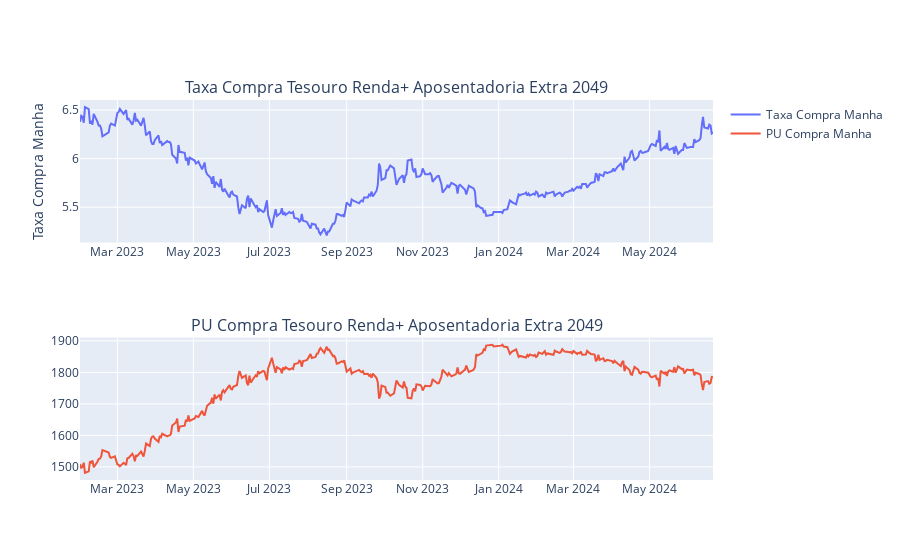

The code cell stored with this chart in its notebook:
### Code cell
# prompt: use widgets to allow the user to select the options from the dictionary unique_combinations above. the first input allow the user to select the key, and the second input to select one of the values of that key

from ipywidgets import Dropdown, HBox, VBox
from IPython.display import clear_output


# Create a dropdown for the first level of keys
key_dropdown = Dropdown(
    options=list(unique_combinations.keys() ),
    description='Tipo Titulo:',
)

# Create a dropdown for the second level of values
value_dropdown = Dropdown(
    options=[],
    description='Data Vencimento:',
)

# Update the second dropdown based on the selected key
def update_value_dropdown(change):
    selected_key = change.new
    value_dropdown.options = unique_combinations[selected_key]

# Connect the two dropdowns
key_dropdown.observe(update_value_dropdown, names='value')

# Connect the two dropdowns
key_dropdown.observe(update_value_dropdown, names='value')

#@outw.capture(clear_output=True)
def update_vcto(change):
    selected_value = value_dropdown.value
    if selected_value is not None:
      fig = get_chart(key_dropdown.value, selected_value)
      #outw.append_display_data(vb)
      clear_output(wait=True)
      display(vb)
      fig.show()
      
# Connect the two dropdowns
value_dropdown.observe(update_vcto, names='value')

# Display the dropdowns
vb = VBox([key_dropdown, value_dropdown])
vb

### Figure 1 — Plotly figure (JSON) as saved in the notebook; plotly's stock layout.template omitted (floating-point values rounded to 4 significant figures; data arrays with more than 128 entries replaced by an {"elided": "..."} marker saying what was removed)
{"data": [{"name": "Taxa Compra Manha", "type": "scatter", "x": {"elided": "347 str values"}, "xaxis": "x", "y": {"elided": "347 float values"}, "yaxis": "y"}, {"name": "PU Compra Manha", "type": "scatter", "x": {"elided": "347 str values"}, "xaxis": "x2", "y": {"elided": "347 float values"}, "yaxis": "y2"}], "layout": {"annotations": [{"font": {"size": 16}, "showarrow": false, "text": "Taxa Compra Tesouro Renda+ Aposentadoria Extra 2049", "x": 0.5, "xanchor": "center", "xref": "paper", "y": 1, "yanchor": "bottom", "yref": "paper"}, {"font": {"size": 16}, "showarrow": false, "text": "PU Compra Tesouro Renda+ Aposentadoria Extra 2049", "x": 0.5, "xanchor": "center", "xref": "paper", "y": 0.375, "yanchor": "bottom", "yref": "paper"}], "xaxis": {"anchor": "y", "domain": [0, 1]}, "xaxis2": {"anchor": "y2", "domain": [0, 1]}, "yaxis": {"anchor": "x", "domain": [0.625, 1], "title": {"text": "Taxa Compra Manha"}}, "yaxis2": {"anchor": "x2", "domain": [0, 0.375]}}}
